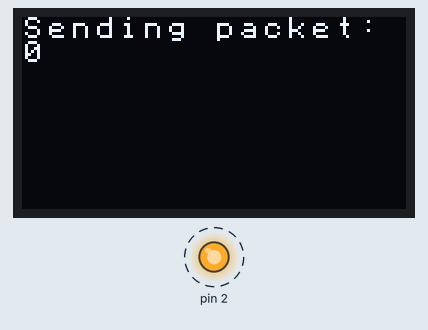
Simulated run of this sketch. Board: Arduino Uno, built for the host (arithmetic inside an expression is 32-bit, double 64-bit). Shown: 128×64 one-colour display, output pins drawn as LEDs (lit = HIGH). Dashed ring = blinking. No radio packets arrive unless stated; pins used as bus, display or sensor lines are not drawn; what the sketch prints to the serial monitor is not drawn.

Above: at 1.8 s.
At 16.5 s:
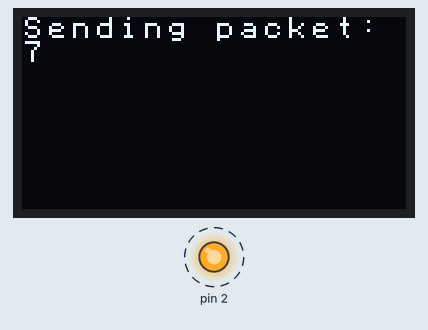
At 27.0 s:
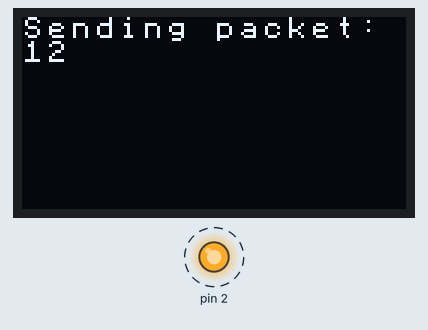
At 38.5 s:
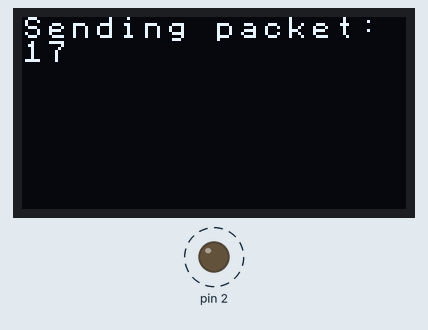
Timing chart, 0 to 40.0 s (numbered marks = the images above):
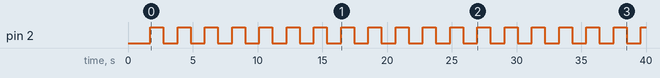

Measured:
- by itself, pin 2: alternates HIGH for 1.0 s and LOW for 1.1 s
- what the display in image 0 shows lasts 2.1 s, from 1.7 s to 3.8 s

The sketch:

LORA32-Sender.ino
```cpp
#include <SPI.h>
#include <LoRa.h>
#include <Wire.h>
#include <U8x8lib.h>
//#include "images.h"

#define SCK 5 // GPIO5 - SX1278's SCK
#define MISO 19 // GPIO19 - SX1278's MISO
#define MOSI 27 // GPIO27 - SX1278's MOSI
#define SS 18 // GPIO18 - SX1278's CS
#define RST 14 // GPIO14 - SX1278's RESET
#define DI0 26 // GPIO26 - SX1278's IRQ (interrupt request)
#define BAND 915E6

unsigned int counter = 0;

//For Heltec Wifi LoRa 32, TTGO LoRa and TTGO LoRa32 V1 use:
U8X8_SSD1306_128X64_NONAME_HW_I2C display(/*rst*/ 16, /*scl*/ 15, /*sda*/ 4);
String rssi = "RSSI -";
String packSize = "-";
String packet;


void setup () {
  pinMode (16, OUTPUT);
  pinMode (2, OUTPUT);

  digitalWrite (16, LOW); // set GPIO16 low to reset OLED
  delay (50);
  digitalWrite (16, HIGH); // while OLED is running, GPIO16 must go high

  Serial.begin (115200);
  while (! Serial);
  Serial.println ();
  Serial.println ("LoRa Sender Test");

  SPI.begin (SCK, MISO, MOSI, SS);
  LoRa.setPins (SS, RST, DI0);
  if (! LoRa.begin (BAND)) {
    Serial.println ("Starting LoRa failed!");
    while (1);
  }
  //LoRa.onReceive(cbk);
// LoRa.receive ();
  Serial.println ("init ok");
  display.begin();
  display.setFont(u8x8_font_victoriamedium8_r);   //Optional, more fonts are available.
  display.clear ();
  //display.flipScreenVertically ();
  //display.setFont (ArialMT_Plain_10);
  delay (1500);
}

void loop () {
  display.clear ();
  //display.setTextAlignment (TEXT_ALIGN_LEFT);
  display.setFont(u8x8_font_victoriamedium8_r);   //Optional, more fonts are available.

  display.setCursor(0, 0);
  display.println("Sending packet:");
  display.print(String (counter));
  display.display ();

  // send packet
  LoRa.beginPacket ();
  LoRa.print ("hello");
  LoRa.print (counter);
  LoRa.endPacket ();

  counter ++;
  digitalWrite (2, HIGH); // turn the LED on (HIGH is the voltage level)
  delay (1000); // wait for a second
  digitalWrite (2, LOW); // turn the LED off by making the voltage LOW
  delay (1000); // wait for a second
}
```
